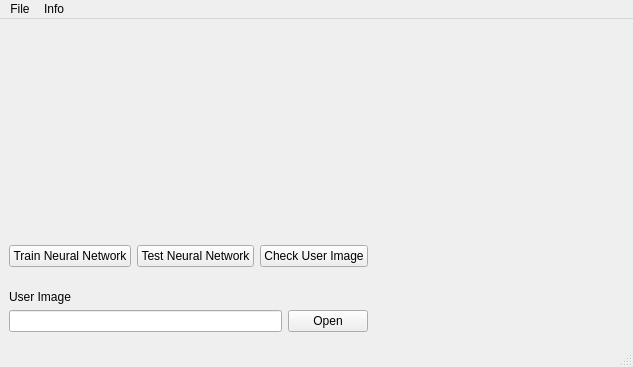
<?xml version="1.0" encoding="UTF-8"?>
<ui version="4.0">
 <class>MainWindow</class>
 <widget class="QMainWindow" name="MainWindow">
  <property name="geometry">
   <rect>
    <x>0</x>
    <y>0</y>
    <width>629</width>
    <height>367</height>
   </rect>
  </property>
  <property name="windowTitle">
   <string>NeuralNetwork</string>
  </property>
  <widget class="QWidget" name="centralwidget">
   <property name="sizePolicy">
    <sizepolicy hsizetype="Preferred" vsizetype="Preferred">
     <horstretch>0</horstretch>
     <verstretch>0</verstretch>
    </sizepolicy>
   </property>
   <layout class="QGridLayout" name="gridLayout_3">
    <item row="1" column="0">
     <layout class="QVBoxLayout" name="verticalLayout">
      <property name="topMargin">
       <number>0</number>
      </property>
      <item>
       <widget class="QLabel" name="label">
        <property name="sizePolicy">
         <sizepolicy hsizetype="Preferred" vsizetype="Fixed">
          <horstretch>0</horstretch>
          <verstretch>0</verstretch>
         </sizepolicy>
        </property>
        <property name="text">
         <string>User Image</string>
        </property>
       </widget>
      </item>
      <item>
       <layout class="QHBoxLayout" name="horizontalLayout_2">
        <item>
         <widget class="QLineEdit" name="UserImagePath"/>
        </item>
        <item>
         <widget class="QPushButton" name="OpenImage">
          <property name="text">
           <string>Open</string>
          </property>
         </widget>
        </item>
       </layout>
      </item>
     </layout>
    </item>
    <item row="0" column="1">
     <widget class="QLabel" name="Img">
      <property name="sizePolicy">
       <sizepolicy hsizetype="Preferred" vsizetype="Preferred">
        <horstretch>250</horstretch>
        <verstretch>250</verstretch>
       </sizepolicy>
      </property>
      <property name="minimumSize">
       <size>
        <width>250</width>
        <height>250</height>
       </size>
      </property>
      <property name="text">
       <string/>
      </property>
     </widget>
    </item>
    <item row="0" column="0">
     <layout class="QHBoxLayout" name="horizontalLayout">
      <property name="topMargin">
       <number>200</number>
      </property>
      <property name="bottomMargin">
       <number>0</number>
      </property>
      <item>
       <widget class="QPushButton" name="NeuralNetworkTrain">
        <property name="text">
         <string>Train Neural Network</string>
        </property>
       </widget>
      </item>
      <item>
       <widget class="QPushButton" name="NeuralNetworkTest">
        <property name="text">
         <string>Test Neural Network</string>
        </property>
       </widget>
      </item>
      <item>
       <widget class="QPushButton" name="UserImageCheck">
        <property name="text">
         <string>Check User Image</string>
        </property>
       </widget>
      </item>
     </layout>
    </item>
    <item row="1" column="1">
     <widget class="QLabel" name="ResultLabel">
      <property name="sizePolicy">
       <sizepolicy hsizetype="Preferred" vsizetype="Preferred">
        <horstretch>0</horstretch>
        <verstretch>0</verstretch>
       </sizepolicy>
      </property>
      <property name="minimumSize">
       <size>
        <width>250</width>
        <height>25</height>
       </size>
      </property>
      <property name="text">
       <string/>
      </property>
     </widget>
    </item>
   </layout>
  </widget>
  <widget class="QMenuBar" name="menubar">
   <property name="geometry">
    <rect>
     <x>0</x>
     <y>0</y>
     <width>629</width>
     <height>22</height>
    </rect>
   </property>
   <widget class="QMenu" name="menuFile">
    <property name="title">
     <string>File</string>
    </property>
    <addaction name="actionOpen"/>
    <addaction name="actionNew"/>
    <addaction name="actionSave"/>
   </widget>
   <widget class="QMenu" name="menuFile_2">
    <property name="title">
     <string>Info</string>
    </property>
    <addaction name="actionAbout"/>
   </widget>
   <addaction name="menuFile"/>
   <addaction name="menuFile_2"/>
  </widget>
  <widget class="QStatusBar" name="statusbar"/>
  <action name="actionOpen">
   <property name="text">
    <string>Open</string>
   </property>
  </action>
  <action name="actionNew">
   <property name="text">
    <string>New</string>
   </property>
  </action>
  <action name="actionSave">
   <property name="text">
    <string>Save</string>
   </property>
  </action>
  <action name="actionAbout">
   <property name="text">
    <string>About</string>
   </property>
  </action>
 </widget>
 <resources/>
 <connections/>
</ui>
